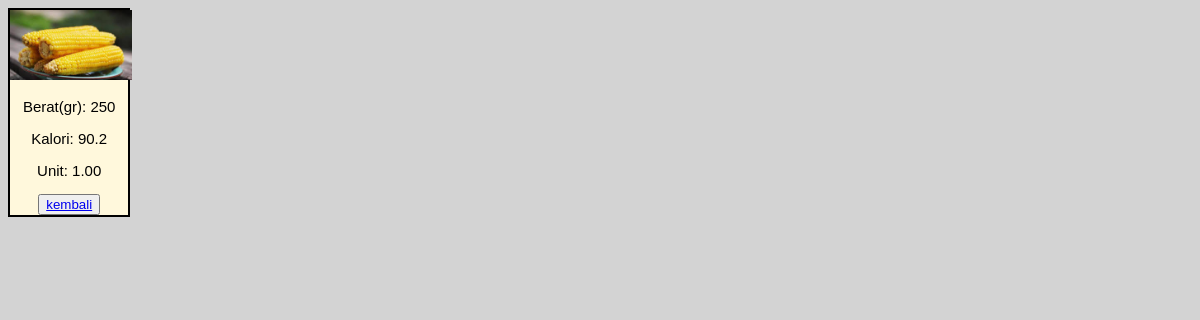
The app's page /Latihan5c/php/detail.php?id=1 with its own data.
### tables this page shows
CREATE TABLE `makanan_pokok` (
  `id` int(11) NOT NULL,
  `gambar` varchar(200) NOT NULL,
  `nama_makanan` varchar(200) NOT NULL,
  `berat_gr` int(11) NOT NULL,
  `kalori` decimal(10,1) NOT NULL,
  `unit` decimal(10,2) NOT NULL
);

### Latihan5c/php/functions.php (called while the page is built)
<?php
function koneksi()
{
    $conn = mysqli_connect("localhost", "root", "") or die("koneksi ke DB gagal");
    mysqli_select_db($conn, "tubes_193040002") or die("Database salah!");
    return $conn;
}
function query($sql)
{
    $conn = koneksi();
    $result = mysqli_query($conn, "$sql");
    $rows = [];
    while ($row = mysqli_fetch_assoc($result)) {
        $rows[] = $row;
    }
    return $rows;
}

### Latihan5c/php/detail.php (the view, shortened to what this page needs)
<?php
require 'functions.php';
$id = $_GET['id'];
$mkn = query("SELECT * FROM makanan_pokok WHERE id = $id")[0];
?>
<!DOCTYPE html>
<html lang="en">
<head>
  <link rel="stylesheet" href="../css/style2.css">
</head>
<body>
  <div class="container">
    <img src="../assets/img/<?= $mkn["gambar"]; ?>" height="70">
    <p>Berat(gr): <?= $mkn["berat_gr"]; ?></p>
    <p>Kalori: <?= $mkn["kalori"]; ?></p>
    <p>Unit: <?= $mkn["unit"]; ?></p>
    <button class="tombol_kembali"> <a href="../index.php">kembali</a> </button>
  </div>
</body>
</html>

### Latihan5c/css/style2.css (style rules this page uses)
body { background-color: lightgray; font-family: arial; }
.container { border: 2px solid black; background-color: cornsilk; font-size : 15px; width: 10%; text-align: center; }

### records on screen
makanan_pokok: gambar (picture), berat_gr "250", kalori "90.2", unit "1.00"
